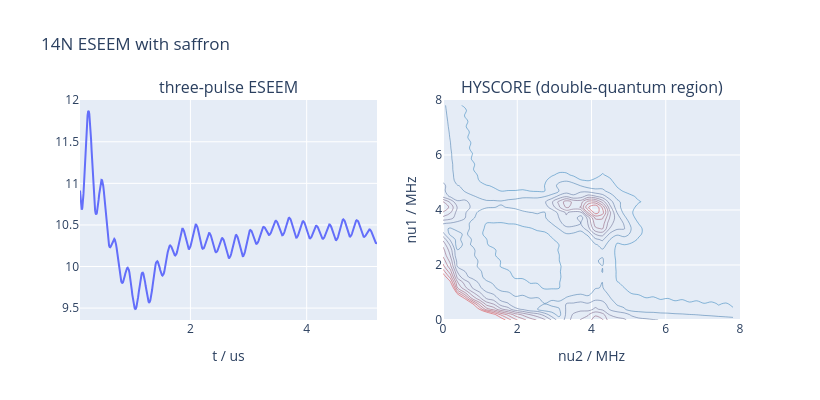

Source (notebook cell):
### Code cell
import plotly.graph_objects as go
from plotly.subplots import make_subplots

fig = make_subplots(rows=1, cols=2, subplot_titles=("three-pulse ESEEM", "HYSCORE (double-quantum region)"))
fig.add_trace(
    go.Scatter(x=three_pulse.x, y=np.real(three_pulse.spec), mode="lines", name="echo modulation"), row=1, col=1
)
f1, f2 = hyscore.info["f1"], hyscore.info["f2"]
win1, win2 = (f1 >= 0) & (f1 <= 8), (f2 >= 0) & (f2 <= 8)  # the plotted window only keeps the notebook small
f1, f2, z = f1[win1], f2[win2], np.abs(hyscore.info["fd"])[np.ix_(win1, win2)]
top = z[
    (f1 > 1.5)[:, None] & (f2 > 1.5)[None, :]
].max()  # levels relative to the peaks away from the low-frequency corner
fig.add_trace(
    go.Contour(
        x=f2,
        y=f1,
        z=z,
        contours={"coloring": "lines", "start": 0.1 * top, "end": top, "size": 0.1 * top},
        colorscale=[[0, "#1f77b4"], [1, "#d62728"]],
        showscale=False,
        name="|FT|",
    ),
    row=1,
    col=2,
)
fig.update_xaxes(title_text="t / us", row=1, col=1)
fig.update_xaxes(title_text="nu2 / MHz", range=[0, 8], row=1, col=2)
fig.update_yaxes(title_text="nu1 / MHz", range=[0, 8], row=1, col=2)
fig.update_layout(title="14N ESEEM with saffron", width=820, height=400)
fig

### Figure 1 — Plotly figure (JSON) as saved in the notebook; plotly's stock layout.template omitted (floating-point values rounded to 4 significant figures; data arrays with more than 128 entries replaced by an {"elided": "..."} marker saying what was removed)
{"data": [{"mode": "lines", "name": "echo modulation", "x": {"elided": "512 float values"}, "y": {"elided": "512 float values"}, "type": "scatter", "xaxis": "x", "yaxis": "y"}, {"colorscale": [[0, "#1f77b4"], [1, "#d62728"]], "contours": {"coloring": "lines", "end": 437.0, "size": 43.7, "start": 43.7}, "name": "|FT|", "showscale": false, "x": [0.0, 0.1953, 0.3906, 0.5859, 0.7812, 0.9766, 1.172, 1.367, 1.562, 1.758, 1.953, 2.148, 2.344, 2.539, 2.734, 2.93, 3.125, 3.32, 3.516, 3.711, 3.906, 4.102, 4.297, 4.492, 4.688, 4.883, 5.078, 5.273, 5.469, 5.664, 5.859, 6.055, 6.25, 6.445, 6.641, 6.836, 7.031, 7.227, 7.422, 7.617, 7.812], "y": [0.0, 0.1953, 0.3906, 0.5859, 0.7812, 0.9766, 1.172, 1.367, 1.562, 1.758, 1.953, 2.148, 2.344, 2.539, 2.734, 2.93, 3.125, 3.32, 3.516, 3.711, 3.906, 4.102, 4.297, 4.492, 4.688, 4.883, 5.078, 5.273, 5.469, 5.664, 5.859, 6.055, 6.25, 6.445, 6.641, 6.836, 7.031, 7.227, 7.422, 7.617, 7.812], "z": {"elided": "41x41 float values"}, "type": "contour", "xaxis": "x2", "yaxis": "y2"}], "layout": {"xaxis": {"anchor": "y", "domain": [0.0, 0.45], "title": {"text": "t / us"}}, "yaxis": {"anchor": "x", "domain": [0.0, 1.0]}, "xaxis2": {"anchor": "y2", "domain": [0.55, 1.0], "title": {"text": "nu2 / MHz"}, "range": [0, 8]}, "yaxis2": {"anchor": "x2", "domain": [0.0, 1.0], "title": {"text": "nu1 / MHz"}, "range": [0, 8]}, "annotations": [{"font": {"size": 16}, "showarrow": false, "text": "three-pulse ESEEM", "x": 0.225, "xanchor": "center", "xref": "paper", "y": 1.0, "yanchor": "bottom", "yref": "paper"}, {"font": {"size": 16}, "showarrow": false, "text": "HYSCORE (double-quantum region)", "x": 0.775, "xanchor": "center", "xref": "paper", "y": 1.0, "yanchor": "bottom", "yref": "paper"}], "title": {"text": "14N ESEEM with saffron"}, "width": 820, "height": 400}}
